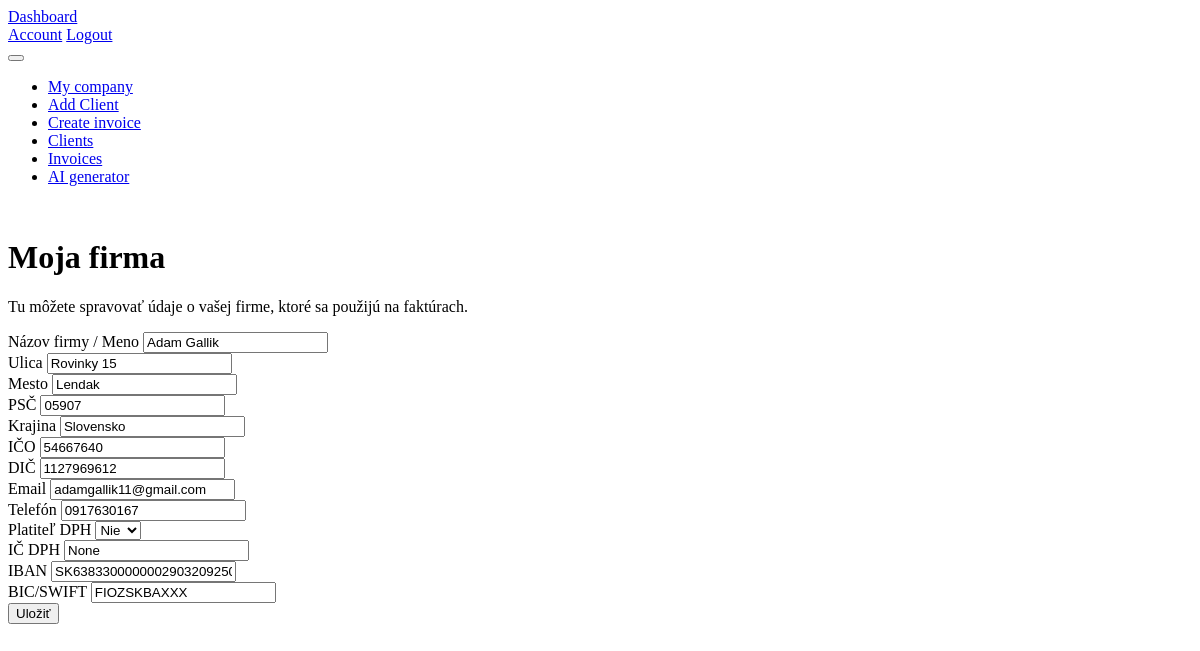
/my_company (signed in), run on an earlier commit of the app's database.
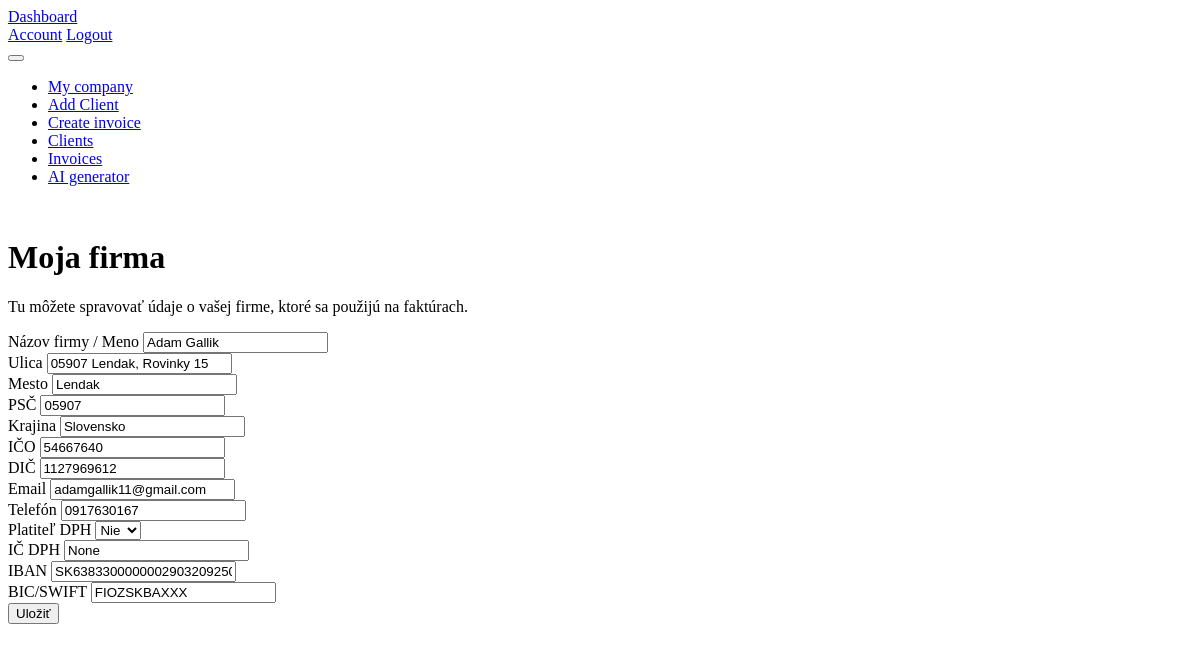
And on a later commit of the database.
### models.py (models this page shows)
class Company(db.Model):
        __tablename__ = 'companies'
        id = db.Column(db.Integer, primary_key=True)
        name = db.Column(db.String(100), nullable=False)
        ico = db.Column(db.String(20), nullable=False)
        dic = db.Column(db.String(20), nullable=False)
        street = db.Column(db.String(100), nullable=False)
        user_id = db.Column(db.Integer, db.ForeignKey('users.id'), nullable=False)
        user = db.relationship('User', backref=db.backref('companies', lazy=True))
        city = db.Column(db.String(50), nullable=False)
        zip_code = db.Column(db.String(20), nullable=False)
        country = db.Column(db.String(50), nullable=False)
        email = db.Column(db.String(100), nullable=False)
        phone = db.Column(db.String(20), nullable=False)
        iban = db.Column(db.String(34), nullable=False)
        bic = db.Column(db.String(11), nullable=False)
        is_vat_payer = db.Column(db.Boolean, default=False)
        ic_dph = db.Column(db.String(20), nullable=True)  # Optional field for VAT ID if the

### routes.py (the view, shortened to what this page needs)
@main.route("/my_company", methods=['GET', 'POST'])
@login_required
def my_company():
    company = Company.query.filter_by(user_id=current_user.id).first()
    return render_template('my_company.html', company=company)

### templates/my_company.html (shortened to what this page needs)
{% extends "base.html" %}
{% block content %}
        <h1>Moja firma</h1>
        <p>Tu môžete spravovať údaje o vašej firme, ktoré sa použijú na faktúrach.</p>
        <form method="POST">
    <div>
        <label for="name">Názov firmy / Meno</label>
        <input type="text" name="name" value="{{ company.name if company else '' }}" required>
    </div>
    <div>
        <label for="street">Ulica</label>
        <input type="text" name="street" value="{{ company.street if company else '' }}" required>
    </div>
    <div>
        <label for="city">Mesto</label>
        <input type="text" name="city" value="{{ company.city if company else '' }}" required>
    </div>
    <div>
        <label for="zip_code">PSČ</label>
        <input type="text" name="zip_code" value="{{ company.zip_code if company else '' }}" required>
    </div>
    <div>
        <label for="country">Krajina</label>
        <input type="text" name="country" value="{{ company.country if company else '' }}" required>
    </div>
    <div>
        <label for="ico">IČO</label>
        <input type="text" name="ico" value="{{ company.ico if company else '' }}">
    </div>
    <div>
        <label for="dic">DIČ</label>
        <input type="text" name="dic" value="{{ company.dic if company else '' }}">
    </div>
    <div>
        <label for="email">Email</label>
        <input type="email" name="email" value="{{ company.email if company else '' }}">
    </div>
    <div>
        <label for="phone">Telefón</label>
        <input type="text" name="phone" value="{{ company.phone if company else '' }}">
    </div>
    <div>
        <label for="is_vat_payer">Platiteľ DPH</label>
        <select name="is_vat_payer">
            <option value="False" {% if company and not company.is_vat_payer %}selected{% endif %}>Nie</option>
        </select>
    </div>
    <div>
        <label for="ic_dph">IČ DPH</label>
        <input type="text" name="ic_dph" value="{{ company.ic_dph if company else '' }}">
    </div>
    <div>
        <label for="iban">IBAN</label>
        <input type="text" name="iban" value="{{ company.iban if company else '' }}">
    </div>
    <div>
        <label for="bic">BIC/SWIFT</label>
        <input type="text" name="bic" value="{{ company.bic if company else '' }}">
    </div>
    <button type="submit">Uložiť</button>
</form>
{% endblock %}

What changed in the data, as far as the page shows it:
changed Company "Adam Gallik": street "Rovinky 15" → "05907 Lendak, Rovinky 15"
